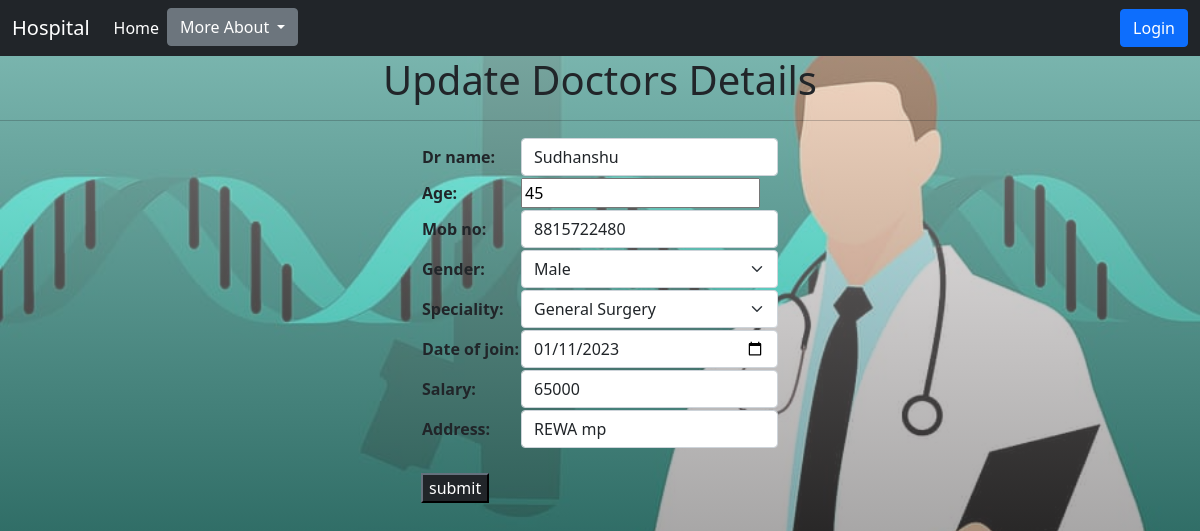
The app's page /upddoctor/1 with its own data.
### management/models.py (models this page shows, shortened)
class Doctor(models.Model):
    dr_name = models.CharField(max_length=20)
    age = models.CharField(max_length=3,validators=[RegexValidator("^\S[0-9]{0,3}$")])
    mob_no = models.CharField(max_length=10,validators=[RegexValidator("^(\+\d{1,3}[- ]?)?\d{10}$",message="Only numbers allowed"),MinLengthValidator(10,"10-digit allowed")])
    gender = models.CharField(max_length=20,choices=gen_choice)
    speciality = models.CharField(max_length=100,choices=sep_choice)
    date_of_join = models.DateField()
    salary = models.IntegerField()
    address = models.TextField()

### management/views.py (the view)
# urls.py: path('upddoctor/<int:id>',views.upd_doctor,name='upddoctor'),
def upd_doctor(request,id):
    if request.method == 'POST':
        obj = Doctor.objects.get(id=id)
        myform = Doctoform(request.POST,instance=obj)
        if myform.is_valid():
            myform.save()
            return redirect('drdata')
        return render(request,'updatedr.html',{'drform':myform})
    else:
        obj = Doctor.objects.get(id=id)
        myform = Doctoform(instance=obj)
        return render(request,'updatedr.html',{'drform':myform})

### management/forms.py
class Doctoform(forms.ModelForm):
    dr_name=forms.CharField(widget=forms.TextInput(attrs={'class':'form-control','placeholder':'Dr Name'}))
    mob_no = forms.CharField(widget=forms.TextInput(attrs={'class':'form-control'}))
    date_of_join = forms.CharField(widget=forms.TextInput(attrs={'class':'form-control','type':'date'}))
    address = forms.CharField(widget=forms.TextInput(attrs={'class':'form-control'}))
    salary = forms.CharField(widget=forms.TextInput(attrs={'class':'form-control'}))
    class Meta:
        model = Doctor
        fields = '__all__'
        widgets={
            'speciality':forms.Select(attrs={'class':'form-select'}),
            'gender':forms.Select(attrs={'class':'form-select'}),
        }

### management/templates/updatedr.html (shortened to what this page needs)
{% extends 'base.html' %}
{% load static %}
{% block body %}
    <h1 align="center">Update Doctors Details<hr></h1>
    <div class="d-flex justify-content-center">
        <form action="" method="POST">
            <table>{{drform}}</table><br>
            <input type="submit" value="submit" class="btn-dark">
        </form>
    </div>
{% endblock body %}

### records on screen
Doctor: dr_name "Sudhanshu", age "45", mob_no "8815722480", gender "Male", speciality "General Surgery", date_of_join "01/11/2023", salary "65000", address "REWA mp"
